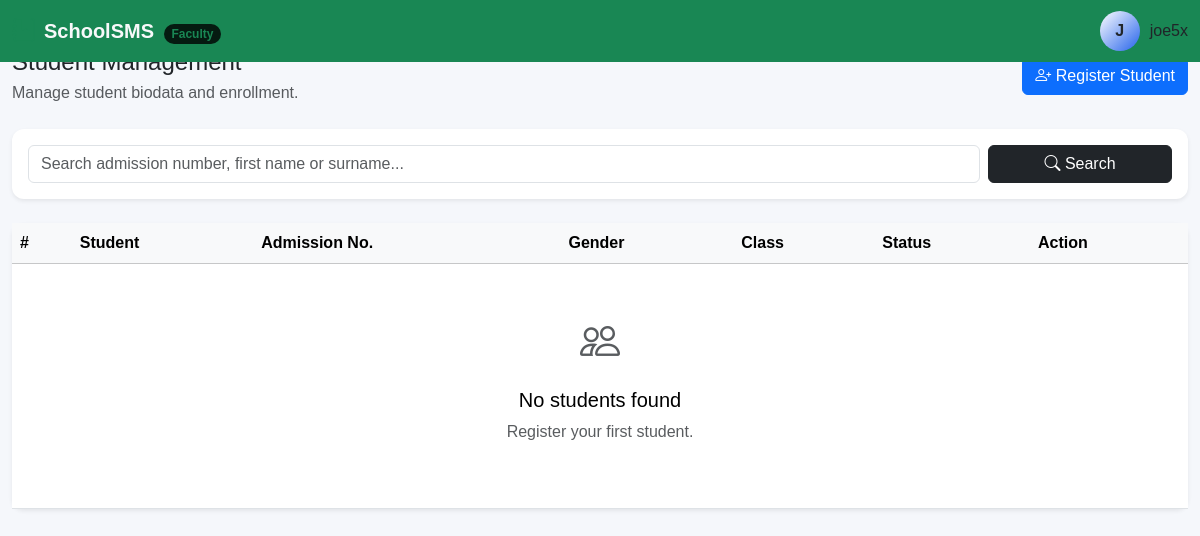
The app's page /students/ (signed in), older data.
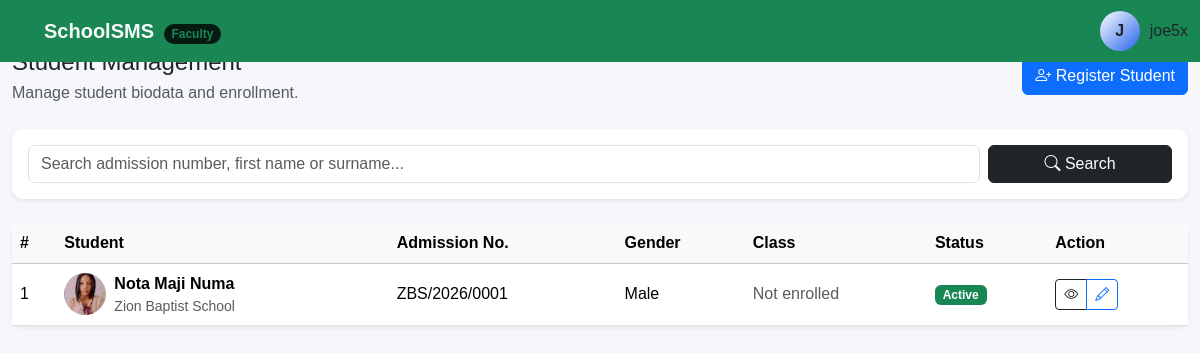
The same page, newer data.
### accounts/models.py (models this page shows, shortened)
class User(AbstractUser):
    class Role(models.TextChoices):
        SUPER_ADMIN = "super_admin", "Super Administrator"
        SCHOOL_ADMIN = "school_admin", "School Administrator"
        PRINCIPAL = "principal", "Principal"
        VICE_PRINCIPAL = "vice_principal", "Vice Principal"
        HEAD_TEACHER = "head_teacher", "Head Teacher"
        TEACHER = "teacher", "Teacher"
        FORM_TEACHER = "form_teacher", "Form Teacher"
        BURSAR = "bursar", "Bursar"
        ACCOUNTANT = "accountant", "Accountant"
        REGISTRAR = "registrar", "Registrar"
        STUDENT = "student", "Student"
        PARENT = "parent", "Parent/Guardian"
    role = models.CharField(
        max_length=30,
        choices=Role.choices,
        default=Role.TEACHER,
    )
    phone = models.CharField(
        max_length=20,
        blank=True,
    )
    staff_id = models.CharField(
        max_length=50,
        unique=True,
        null=True,
        blank=True,
    )
    profile_photo = models.ImageField(
        upload_to="accounts/profiles/",
        blank=True,
        null=True,
    )
    address = models.TextField(
        blank=True,
    )
    date_of_birth = models.DateField(
        blank=True,
        null=True,
    )
    is_verified = models.BooleanField(
        default=False,
    )
    created_at = models.DateTimeField(
        auto_now_add=True,
    )
    updated_at = models.DateTimeField(
        auto_now=True,
    )
    class Meta:
        ordering = ["first_name", "last_name"]

### students/models.py (models this page shows, shortened)
class Student(models.Model):
    class Gender(models.TextChoices):
        MALE = "male", "Male"
        FEMALE = "female", "Female"
    school = models.ForeignKey(
        "schools.School",
        on_delete=models.CASCADE,
        related_name="students",
    )
    admission_number = models.CharField(
        max_length=30,
    )
    first_name = models.CharField(
        max_length=100,
    )
    middle_name = models.CharField(
        max_length=100,
        blank=True,
    )
    last_name = models.CharField(
        max_length=100,
    )
    gender = models.CharField(
        max_length=10,
        choices=Gender.choices,
    )
    date_of_birth = models.DateField(
        null=True,
        blank=True,
    )
    birth_place = models.CharField(
        max_length=150,
        blank=True,
    )
    nationality = models.CharField(
        max_length=100,
        default="Nigerian",
    )
    state_of_origin = models.CharField(
        max_length=100,
        blank=True,
    )
    lga_of_origin = models.CharField(
        max_length=100,
        blank=True,
    )
    address = models.TextField(
        blank=True,
    )
    phone = models.CharField(
        max_length=30,
        blank=True,
    )
    email = models.EmailField(
        blank=True,
    )
    photo = models.ImageField(
        upload_to="students/photos/",
        null=True,
        blank=True,
    )
    is_active = models.BooleanField(
        default=True,
    )
    created_at = models.DateTimeField(
        auto_now_add=True,
    )
    updated_at = models.DateTimeField(
        auto_now=True,
    )
    class Meta:
        ordering = [
            "last_name",
            "first_name",
        ]
        constraints = [
            models.UniqueConstraint(
                fields=[
                    "school",
                    "admission_number",
                ],
                name="unique_school_admission_number",
            ),
        ]
    @property
    def full_name(self):
        names = [
            self.first_name,
            self.middle_name,
            self.last_name,
        ]
        return " ".join(
            name for name in names if name
        )

### schools/models.py (models this page shows, shortened)
class School(models.Model):
    name = models.CharField(
        max_length=255,
    )
    short_name = models.CharField(
        max_length=50,
        blank=True,
    )
    address = models.TextField()
    phone = models.CharField(
        max_length=30,
        blank=True,
    )
    email = models.EmailField(
        blank=True,
    )
    website = models.URLField(
        blank=True,
    )
    logo = models.ImageField(
        upload_to="schools/logos/",
        blank=True,
        null=True,
        validators=[
            FileExtensionValidator(
                allowed_extensions=[
                    "jpg",
                    "jpeg",
                    "png",
                    "webp",
                ]
            )
        ],
    )
    motto = models.CharField(
        max_length=255,
        blank=True,
    )
    principal_name = models.CharField(
        max_length=150,
        blank=True,
    )
    principal_signature = models.ImageField(
        upload_to="schools/signatures/",
        blank=True,
        null=True,
        validators=[
            FileExtensionValidator(
                allowed_extensions=[
                    "jpg",
                    "jpeg",
                    "png",
                    "webp",
                ]
            )
        ],
    )
    principal_stamp = models.ImageField(
        upload_to="schools/stamps/",
        blank=True,
        null=True,
        validators=[
            FileExtensionValidator(
                allowed_extensions=[
                    "jpg",
                    "jpeg",
                    "png",
                    "webp",
                ]
            )
        ],
    )
    is_active = models.BooleanField(
        default=True,
    )
    created_at = models.DateTimeField(
        auto_now_add=True,
    )
    updated_at = models.DateTimeField(
        auto_now=True,
    )
    class Meta:
        ordering = ["name"]

### students/views.py (the view, shortened to what this page needs)
@login_required
def student_list(request):
    students = (
        Student.objects
        .select_related("school")
        .prefetch_related(
            "enrollments__session",
            "enrollments__academic_class",
            "enrollments__class_arm",
        )
        .filter(is_active=True)
        .order_by(
            "last_name",
            "first_name",
        )
    )
    query = request.GET.get("q", "").strip()
    return render(
        request,
        "students/student_list.html",
        {
            "students": students,
            "query": query,
        },
    )

### templates/students/student_list.html (shortened to what this page needs)
{% extends "base.html" %}
{% block content %}
<div class="container-fluid">
    <div class="d-flex justify-content-between align-items-center mb-4">
        <div>
            <h4 class="mb-1">
            </h4>
            <p class="text-muted mb-0">
                Manage student biodata and enrollment.
            </p>
        </div>
        <a
            href="{% url 'students:student_create' %}"
            class="btn btn-primary"
        >
            <i class="bi bi-person-plus"></i>
            Register Student
        </a>
    </div>
    <div class="card border-0 shadow-sm mb-4">
        <div class="card-body">
            <form method="get">
                <div class="row g-2">
                    <div class="col-md-10">
                        <input
                            type="search"
                            name="q"
                            value="{{ query }}"
                            class="form-control"
                            placeholder="Search admission number, first name or surname..."
                        >
                    </div>
                    <div class="col-md-2">
                        <button
                            class="btn btn-dark w-100"
                            type="submit"
                        >
                            <i class="bi bi-search"></i>
                            Search
                        </button>
                    </div>
                </div>
            </form>
        </div>
    </div>
    <div class="card border-0 shadow-sm">
        <div class="table-responsive">
            <table class="table table-hover align-middle mb-0">
                <thead class="table-light">
                    <tr>
                        <th>#</th>
                        <th>Student</th>
                        <th>Admission No.</th>
                        <th>Gender</th>
                        <th>Class</th>
                        <th>Status</th>
                        <th>Action</th>
                    </tr>
                </thead>
                <tbody>
                    {% for student in students %}
                        <tr>
                            <td>
                                {{ forloop.counter }}
                            </td>
                            <td>
                                <div class="d-flex align-items-center">
                                    {% if student.photo %}
                                        <img
                                            src="{{ student.photo.url }}"
                                            class="rounded-circle me-2"
                                            width="42"
                                            height="42"
                                            style="object-fit: cover;"
                                        >
                                    {% endif %}
                                    <div>
                                        <strong>
                                            {{ student.full_name }}
                                        </strong>
                                        <div class="small text-muted">
                                            {{ student.school.name }}
                                        </div>
                                    </div>
                                </div>
                            </td>
                            <td>
                                {{ student.admission_number }}
                            </td>
                            <td>
                                {{ student.get_gender_display }}
                            </td>
                            <td>
                                {% with enrollment=student.enrollments.all|first %}
                                    {% if enrollment %}
                                        {{ enrollment.academic_class.name }}
                                        {{ enrollment.class_arm.name }}
                                    {% else %}
                                        <span class="text-muted">
                                            Not enrolled
                                        </span>
                                    {% endif %}
                                {% endwith %}
                            </td>
                            <td>
                                {% if student.is_active %}
                                    <span class="badge text-bg-success">
                                        Active
                                    </span>
                                {% else %}
                                    <span class="badge text-bg-secondary">
                                        Inactive
                                    </span>
                                {% endif %}
                            </td>
                            <td>
                                <div class="btn-group">
                                    <a
                                        href="{% url 'students:student_detail' student.pk %}"
                                        class="btn btn-sm btn-outline-dark"
                                        title="View"
                                    >
                                        <i class="bi bi-eye"></i>
                                    </a>
                                    <a
                                        href="{% url 'students:student_update' student.pk %}"
                                        class="btn btn-sm btn-outline-primary"
                                        title="Edit"
                                    >
                                        <i class="bi bi-pencil"></i>
                                    </a>
                                </div>
                            </td>
                        </tr>
                    {% empty %}
                        <tr>
                            <td
                                colspan="7"
                                class="text-center py-5"
                            >
                                <i class="bi bi-people fs-1 text-muted"></i>
                                <h5 class="mt-3">
                                    No students found
                                </h5>
                                <p class="text-muted">
                                    Register your first student.
                                </p>
                            </td>
                        </tr>
                    {% endfor %}
                </tbody>
            </table>
        </div>
    </div>
</div>
{% endblock %}

### templates/base.html (shortened to what this page needs)
{% load static %}
<!DOCTYPE html>
<html lang="en">
<head>
    <link
        href="https://cdn.jsdelivr.net/npm/bootstrap@5.3.3/dist/css/bootstrap.min.css"
        rel="stylesheet"
    >
    <link
        href="https://cdn.jsdelivr.net/npm/bootstrap-icons@1.11.3/font/bootstrap-icons.css"
        rel="stylesheet"
    >
     <link
     rel="stylesheet"
     href="{% static 'css/sms.css' %}"
    >
</head>
<body>
    <nav class="navbar fixed-top bg-success" data-bs-theme="dark">
    <div class="container-fluid d-flex justify-content-between align-items-center">
        {% if request.user.role == 'super_admin' %}
            <a class="navbar-brand d-flex align-items-center gap-2 fw-bold text-light text-decoration-none" href="/admin/">
                <i class="bi bi-shield-lock-fill text-danger fs-4"></i>
                <span>SchoolSMS <span class="badge bg-danger-subtle text-danger rounded-pill fs-8 ms-1">Root</span></span>
            </a>
        {% elif request.user.role == 'head_teacher' or request.user.role == 'teacher' or request.user.role == 'form_teacher' %}
            <a class="navbar-brand d-flex align-items-center gap-2 fw-bold text-light text-decoration-none" href="{% url 'dashboard:dashboard' %}">
                <i class="bi bi-journal-bookmark-fill text-success fs-4"></i>
                <span>SchoolSMS <span class="badge bg-success-subtle text-success rounded-pill fs-8 ms-1">Faculty</span></span>
            </a>
        {% elif request.user.role == 'bursar' or request.user.role == 'accountant' %}
            <a class="navbar-brand d-flex align-items-center gap-2 fw-bold text-light text-decoration-none" href="{% url 'dashboard:dashboard' %}">
                <i class="bi bi-wallet2 text-warning fs-4"></i>
                <span>SchoolSMS <span class="badge bg-warning-subtle text-warning rounded-pill fs-8 ms-1">Finance</span></span>
            </a>
        {% elif request.user.role == 'parent' %}
            <a class="navbar-brand d-flex align-items-center gap-2 fw-bold text-light text-decoration-none" href="{% url 'dashboard:dashboard' %}">
                <i class="bi bi-people-fill text-light fs-4"></i>
                <span>SchoolSMS <span class="badge bg-light text-light rounded-pill fs-8 ms-1">Parent Portal</span></span>
            </a>
        {% else %}
            <a class="navbar-brand d-flex align-items-center gap-2 fw-bold text-light text-decoration-none" href="{% url 'dashboard:dashboard' %}">
                <i class="bi bi-mortarboard-fill text-primary fs-4"></i>
                <span>SchoolSMS</span>
            </a>
        {% endif %}
        <div class="d-flex gap-2">
            <div class="user-profile">
                <div class="avatar">
                    {{ user.username|first|upper }}
                </div>
                <span>
                    {{ user.username }}
                </span>
            </div>
        </div>
    </div>
</nav>
<div class="container-fluid pt-4 mt-4">
</div>
{% block content %}
{% endblock %}
</body>
</html>

Row changes from the older to the newer data that the page shows:
added Student: photo (picture), full_name "Nota Maji Numa", school.name "Zion Baptist School", admission_number "ZBS/2026/0001", gender "Male", is_active "Active"
Text that changed along with them:
text no longer shown: "No students found Register your first student."
